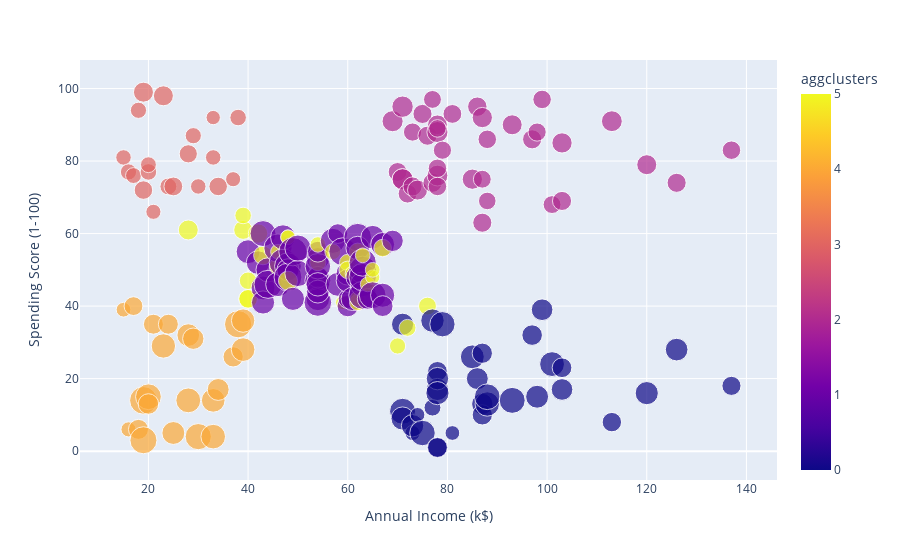

Notebook source saved alongside this figure:
### Code cell
px.scatter(data , x='Annual Income (k$)' , y = 'Spending Score (1-100)', size='Age' , color='aggclusters')

### Figure 1 — Plotly figure (JSON) as saved in the notebook; plotly's stock layout.template omitted (floating-point values rounded to 4 significant figures; data arrays with more than 128 entries replaced by an {"elided": "..."} marker saying what was removed)
{"data": [{"hovertemplate": "Annual Income (k$)=%{x}<br>Spending Score (1-100)=%{y}<br>Age=%{marker.size}<br>aggclusters=%{marker.color}<extra></extra>", "legendgroup": "", "marker": {"color": {"elided": "200 int values"}, "coloraxis": "coloraxis", "size": {"elided": "200 int values"}, "sizemode": "area", "sizeref": 0.175, "symbol": "circle"}, "mode": "markers", "name": "", "orientation": "v", "showlegend": false, "type": "scatter", "x": {"elided": "200 int values"}, "xaxis": "x", "y": {"elided": "200 int values"}, "yaxis": "y"}], "layout": {"coloraxis": {"colorbar": {"title": {"text": "aggclusters"}}, "colorscale": [[0, "#0d0887"], [0.1111, "#46039f"], [0.2222, "#7201a8"], [0.3333, "#9c179e"], [0.4444, "#bd3786"], [0.5556, "#d8576b"], [0.6667, "#ed7953"], [0.7778, "#fb9f3a"], [0.8889, "#fdca26"], [1, "#f0f921"]]}, "legend": {"itemsizing": "constant", "tracegroupgap": 0}, "margin": {"t": 60}, "xaxis": {"anchor": "y", "domain": [0, 1], "title": {"text": "Annual Income (k$)"}}, "yaxis": {"anchor": "x", "domain": [0, 1], "title": {"text": "Spending Score (1-100)"}}}}
